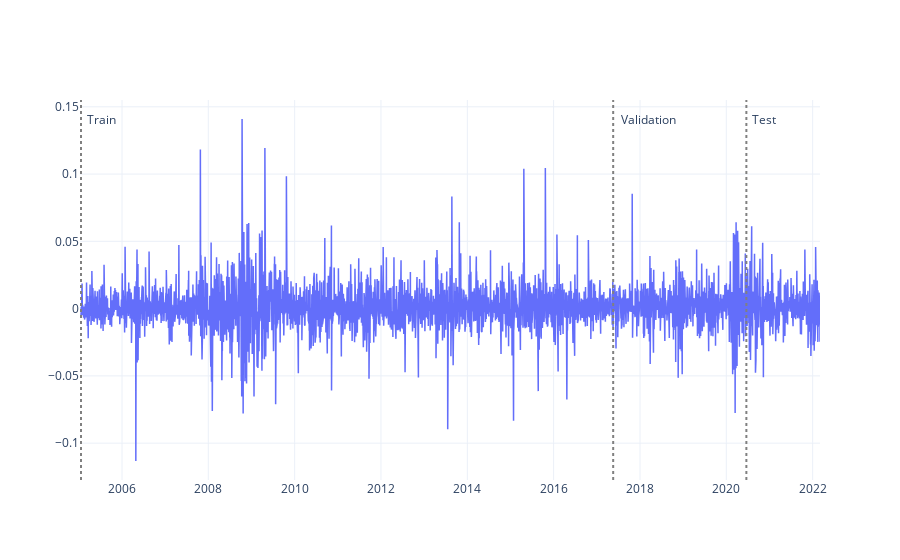

The code cell stored with this chart in its notebook:
### Code cell
from wavy.plot import PanelFigure
import plotly.io as pio

pio.templates.default = "plotly_white"

fig = PanelFigure()
fig.split_sets(y)
fig.add_line(y)

# fig.add_threshline(y, 0.1, -0.1)
# fig.add_dotline(y.test)

fig.show()

### Figure 1 — Plotly figure (JSON) as saved in the notebook; plotly's stock layout.template omitted (floating-point values rounded to 4 significant figures; data arrays with more than 128 entries replaced by an {"elided": "..."} marker saying what was removed)
{"data": [{"line": {"width": 1.5}, "mode": "lines", "type": "scatter", "x": {"elided": "4312 str values"}, "y": {"elided": "4312 float values"}}], "layout": {"annotations": [{"showarrow": false, "text": "Train", "x": "2005-01-19T00:00:00", "xshift": 20, "y": 0.1409}, {"showarrow": false, "text": "Validation", "x": "2017-05-19T00:00:00", "xshift": 35, "y": 0.1409}, {"showarrow": false, "text": "Test", "x": "2020-06-19T00:00:00", "xshift": 18, "y": 0.1409}], "shapes": [{"line": {"color": "gray", "dash": "dot"}, "opacity": 1, "type": "line", "x0": "2005-01-19T00:00:00", "x1": "2005-01-19T00:00:00", "xref": "x", "y0": 0, "y1": 1, "yref": "y domain"}, {"line": {"color": "gray", "dash": "dot"}, "opacity": 1, "type": "line", "x0": "2017-05-19T00:00:00", "x1": "2017-05-19T00:00:00", "xref": "x", "y0": 0, "y1": 1, "yref": "y domain"}, {"line": {"color": "gray", "dash": "dot"}, "opacity": 1, "type": "line", "x0": "2020-06-19T00:00:00", "x1": "2020-06-19T00:00:00", "xref": "x", "y0": 0, "y1": 1, "yref": "y domain"}]}}
